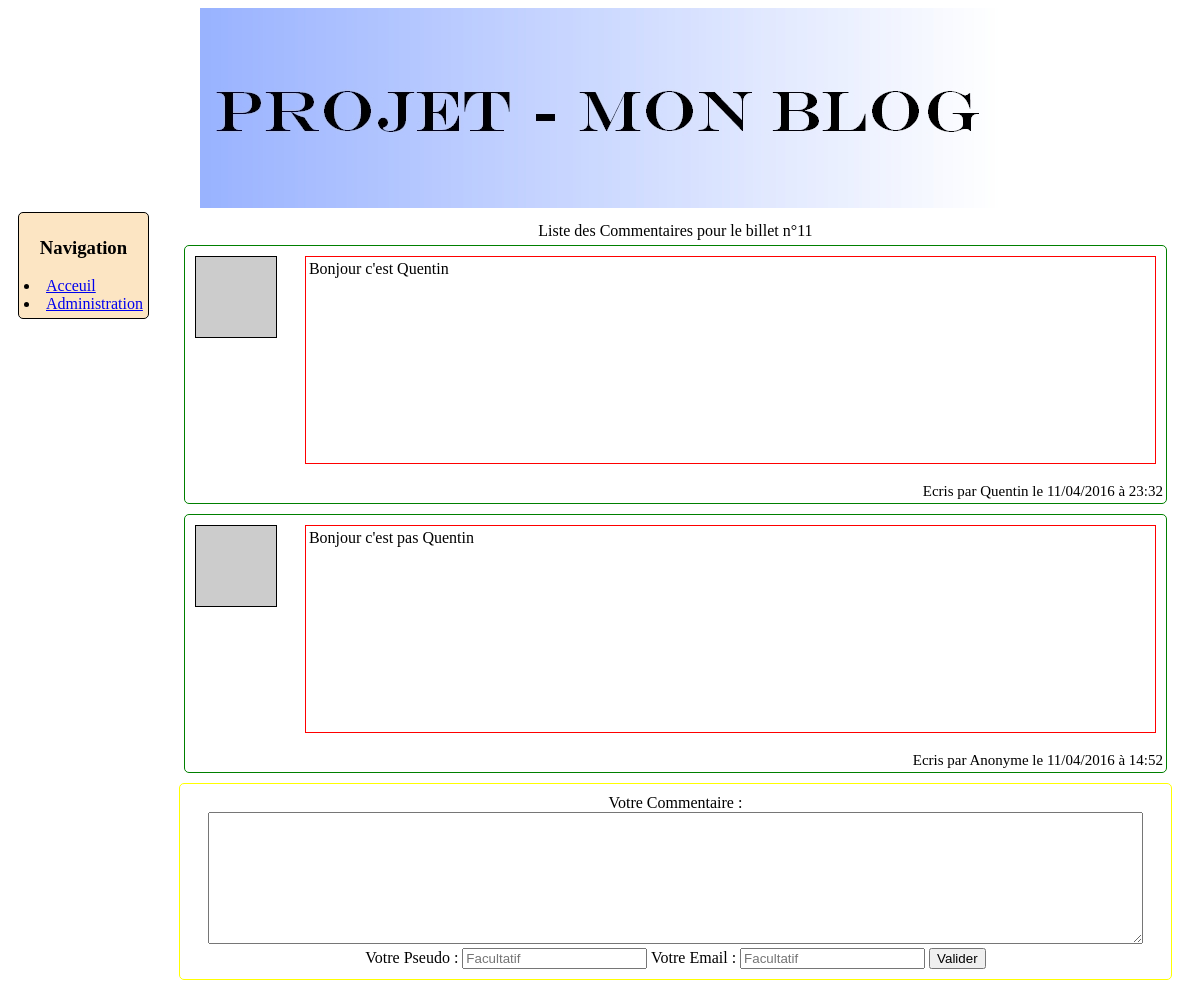
The app's page /commentaires.php?billet=11 with its own data.
### tables this page shows
CREATE TABLE `commentaires` (
  `id` int(11) NOT NULL AUTO_INCREMENT,
  `auteur` varchar(255) NOT NULL DEFAULT 'Anonyme',
  `message` text NOT NULL,
  `date_at` timestamp NOT NULL DEFAULT CURRENT_TIMESTAMP,
  `news` int(11) NOT NULL,
  `email_atr` varchar(255) DEFAULT NULL,
  `valide` tinyint(1) NOT NULL DEFAULT '1',
  PRIMARY KEY (`id`)
);

### commentaires.php (the view, shortened to what this page needs)
<?php
include ('includes/bdd.php');
if(isset($_GET['billet']) AND $_GET['billet'] >= 1)
{
	$id_billet = htmlspecialchars($_GET['billet']);
	$req_verif = $bdd->prepare("SELECT * FROM billets WHERE id = :id");
	$req_verif->bindParam('id',$id_billet,PDO::PARAM_INT);
	$req_verif->execute();
	$verif = $req_verif->fetch();
	if($verif)
	{
		?>
		<!DOCTYPE html>
		<html>
			<head>
				<link rel="stylesheet" type="text/css" href="styles/style.css"/>
			</head>
			<?php
			include ('includes/header.php');
			include ('includes/menus.php');
			?>
			<body>
				<div class="body">
					<center>Liste des Commentaires pour le billet n°<?php echo $id_billet?></center>
					<?php
					$cmts_page = 5;
					$cmts_totales_req = $bdd->prepare("SELECT * FROM commentaires WHERE news = :id");
					$cmts_totales_req->bindParam('id',$id_billet,PDO::PARAM_INT);
					$cmts_totales_req->execute();
					$cmts_totales = $cmts_totales_req->rowcount();
					$PgTotales = ceil($cmts_totales/$cmts_page);
					if(isset($_GET['page']) AND !empty($_GET['page']) AND $_GET['page'] > 0 AND $_GET['page'] <= $PgTotales)
					{
						$_GET['page'] = intval($_GET['page']);
						$PgCourante = htmlspecialchars($_GET['page']);
					}
					else
					{
						$PgCourante = 1;
					}
					$PgPremiere = ($PgCourante-1)*$cmts_page;
					?>
					<div class="commentaires">
						<?php
						if($cmts_totales >=1)
						{
							$id_billet = $_GET['billet'];
							$req = $bdd->prepare('SELECT id, auteur, message, date_at, email_atr, valide FROM commentaires WHERE news = :id ORDER BY date_at DESC LIMIT :pgpremiere,:cmts_page');
							$req->bindParam('id',$id_billet,PDO::PARAM_INT);
							$req->bindParam('pgpremiere',$PgPremiere,PDO::PARAM_INT);
							$req->bindParam('cmts_page',$cmts_page,PDO::PARAM_INT);
							$req->execute();
							while ($cmts = $req->fetch())
							{
								$auteur = htmlspecialchars($cmts['auteur']);
								$message = htmlspecialchars($cmts['message']);
								$af_message = nl2br($message);
								$date = date_create(htmlspecialchars($cmts['date_at']));
								$date_f = date_format($date, 'd/m/Y à H:i');
								$email = htmlspecialchars($cmts['email_atr']);
								$avatar_defaut = urlencode('http://image.noelshack.com/fichiers/2016/15/1460410275-defaut.jpg');
								$avatar = "http://2.gravatar.com/avatar/".md5($email)."?s=100&d=".$avatar_defaut."";
								$valide = htmlspecialchars($cmts['valide']);
								?>
								<div class="commentaires_contenu">
									<?php
									if($valide == 1)
									{
										if($avatar != $avatar_defaut)
										{
											?>
											<img src="<?php echo $avatar; ?>" alt="avatar"/>
											<?php
										}
										else
										{
											?>
											<img src="img/defaut.jpg" alt="avatar"/>
											<?php
										}
										?>
										<p>
											<?php echo $af_message; ?>
										</p>
										<div class="auteur">
											<?php
											echo 'Ecris par '.$auteur.' le '.$date_f.'';
											?>
										</div>
										<?php
									}
									else
									{
										?>
										<p>
											<?php echo "Le commentaire est en cours de validation par un administrateur"; ?>
										</p>
										<?php
									}
									?>
								</div>
								<?php
							}
						}
						else
						{
							echo 'Il n\'y a pas de commentaires pour cette news.';
						}
						?>
					</div>
					<link rel="stylesheet" type="text/css" href="styles/style.css"/>
					<div class="formulaire">
						<form method="post" action="includes/commentaires_post.php">
							<label>Votre Commentaire :</label><br />
							<textarea name="commentaire_ecris" rows="8" cols="180"></textarea><br>
							<label>Votre Pseudo :</label>
							<input type="text" name="pseudo" placeholder="Facultatif"/>
							<label>Votre Email :</label>
							<input type="email" name="email" placeholder="Facultatif"/>
							<input type='submit' value="Valider">
						</form>
					</div>
				</div>
			</body>
		</html>
		<?php
	}
	else
	{
		include ('includes/page_erreur.php');
	}
}
else
{
	header('Location: index.php');
}
?>

### includes/header.php
<!DOCTYPE html>
<html>
<header>
	<center><img src="../img/header.jpg"/></center>
</header>
</html>

### includes/menus.php (shortened to what this page needs)
<!DOCTYPE html>
<html>
        <link rel="stylesheet" type="text/css" href="styles/style.css"/>
		    <nav id="menu">
        	   <h3>Navigation</h3>
                <li><a href="index.php">Acceuil</a></li>
                <li><a href="admin">Administration</a></li>
    		</nav>
</html>

### styles/style.css (style rules this page uses)
#menu { border-radius: 5px; border: 1px solid black; float: left; margin-right: 20px; background-color: #fce5c3; margin-left: 10px; padding: 5px; }
#menu h3 { text-align: center; }
div.body { overflow: auto; min-width: 160px; margin-right: 10px; padding: 10px; }
div.commentaires { border-radius: 5px; margin: 5px; }
div.commentaires_contenu { border-radius: 5px; border: 1px solid green; margin-bottom: 10px; }
div.commentaires_contenu img { border: 1px solid; margin: 10px; display: block; font-size: 0; float: left; }
div.commentaires_contenu p { border: 1px solid red; margin-top: 10px; min-height: 200px; margin-left: 120px; margin-right: 10px; padding : 3px; }
div.formulaire { border-radius: 5px; padding: 10px; border: 1px solid yellow; text-align: center; margin-top: 5px; }
div.formulaire textarea { padding: 5px; min-width: 95%; max-width: 95%; min-height: 50%; max-height: 50%; }
.auteur { font-size: 15px; padding: 3px; text-align: right; }

### records on screen
commentaires: valide 1 (drawn), message "Bonjour c'est Quentin", auteur "Quentin", date_at "11/04/2016 à 23:32"
commentaires: valide 1 (drawn), message "Bonjour c'est pas Quentin", auteur "Anonyme", date_at "11/04/2016 à 14:52"

### other values on screen
$id_billet "11"
